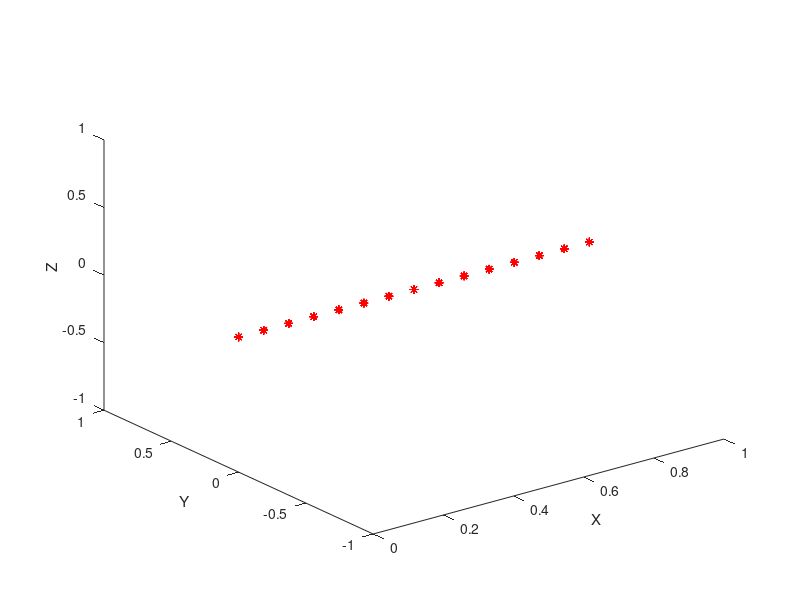

This chart was generated by the following MATLAB code:
clf;

M1 = dlmread('surf_1.txt', '\t');
M2 = dlmread('surf_2.txt', '\t');
M3 = dlmread('surf_3.txt', '\t');

hold on

plot3(M1(:,1), M1(:,2), M1(:,3), 'r*')

%plot3(M2(:,1), M2(:,2), M2(:,3), 'b*')

%plot3(M3(:,1), M3(:,2), M3(:,3), 'g*')

xlabel('X')
ylabel('Y')
zlabel('Z')
view(3)
